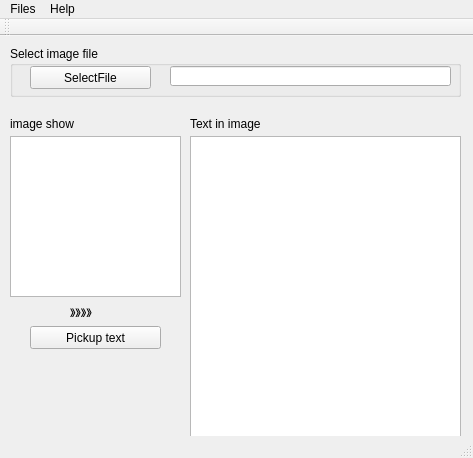
<?xml version="1.0" encoding="UTF-8"?>
<ui version="4.0">
 <class>MainWindow</class>
 <widget class="QMainWindow" name="MainWindow">
  <property name="geometry">
   <rect>
    <x>0</x>
    <y>0</y>
    <width>473</width>
    <height>458</height>
   </rect>
  </property>
  <property name="windowTitle">
   <string>MainWindow</string>
  </property>
  <widget class="QWidget" name="centralWidget">
   <widget class="QGroupBox" name="groupBox">
    <property name="geometry">
     <rect>
      <x>10</x>
      <y>10</y>
      <width>451</width>
      <height>51</height>
     </rect>
    </property>
    <property name="title">
     <string>Select image file</string>
    </property>
    <widget class="QLineEdit" name="lineEdit">
     <property name="geometry">
      <rect>
       <x>160</x>
       <y>20</y>
       <width>281</width>
       <height>20</height>
      </rect>
     </property>
    </widget>
    <widget class="QPushButton" name="pushButton">
     <property name="geometry">
      <rect>
       <x>20</x>
       <y>20</y>
       <width>121</width>
       <height>23</height>
      </rect>
     </property>
     <property name="text">
      <string>SelectFile</string>
     </property>
    </widget>
   </widget>
   <widget class="QGraphicsView" name="graphicsView">
    <property name="geometry">
     <rect>
      <x>10</x>
      <y>100</y>
      <width>171</width>
      <height>161</height>
     </rect>
    </property>
   </widget>
   <widget class="QTextEdit" name="textEdit">
    <property name="geometry">
     <rect>
      <x>190</x>
      <y>100</y>
      <width>271</width>
      <height>301</height>
     </rect>
    </property>
   </widget>
   <widget class="QLabel" name="label">
    <property name="geometry">
     <rect>
      <x>10</x>
      <y>80</y>
      <width>71</width>
      <height>16</height>
     </rect>
    </property>
    <property name="text">
     <string>image show</string>
    </property>
   </widget>
   <widget class="QLabel" name="label_2">
    <property name="geometry">
     <rect>
      <x>190</x>
      <y>80</y>
      <width>111</width>
      <height>16</height>
     </rect>
    </property>
    <property name="text">
     <string>Text in image</string>
    </property>
   </widget>
   <widget class="QPushButton" name="pushButton_2">
    <property name="geometry">
     <rect>
      <x>30</x>
      <y>290</y>
      <width>131</width>
      <height>23</height>
     </rect>
    </property>
    <property name="text">
     <string>Pickup text</string>
    </property>
   </widget>
   <widget class="QLabel" name="label_3">
    <property name="geometry">
     <rect>
      <x>70</x>
      <y>270</y>
      <width>54</width>
      <height>12</height>
     </rect>
    </property>
    <property name="text">
     <string>》》》》</string>
    </property>
   </widget>
  </widget>
  <widget class="QMenuBar" name="menuBar">
   <property name="geometry">
    <rect>
     <x>0</x>
     <y>0</y>
     <width>473</width>
     <height>23</height>
    </rect>
   </property>
   <widget class="QMenu" name="menuFiles">
    <property name="title">
     <string>Files</string>
    </property>
   </widget>
   <widget class="QMenu" name="menuHelp">
    <property name="title">
     <string>Help</string>
    </property>
   </widget>
   <addaction name="menuFiles"/>
   <addaction name="menuHelp"/>
  </widget>
  <widget class="QToolBar" name="mainToolBar">
   <attribute name="toolBarArea">
    <enum>TopToolBarArea</enum>
   </attribute>
   <attribute name="toolBarBreak">
    <bool>false</bool>
   </attribute>
  </widget>
  <widget class="QStatusBar" name="statusBar"/>
 </widget>
 <layoutdefault spacing="6" margin="11"/>
 <resources/>
 <connections/>
</ui>
